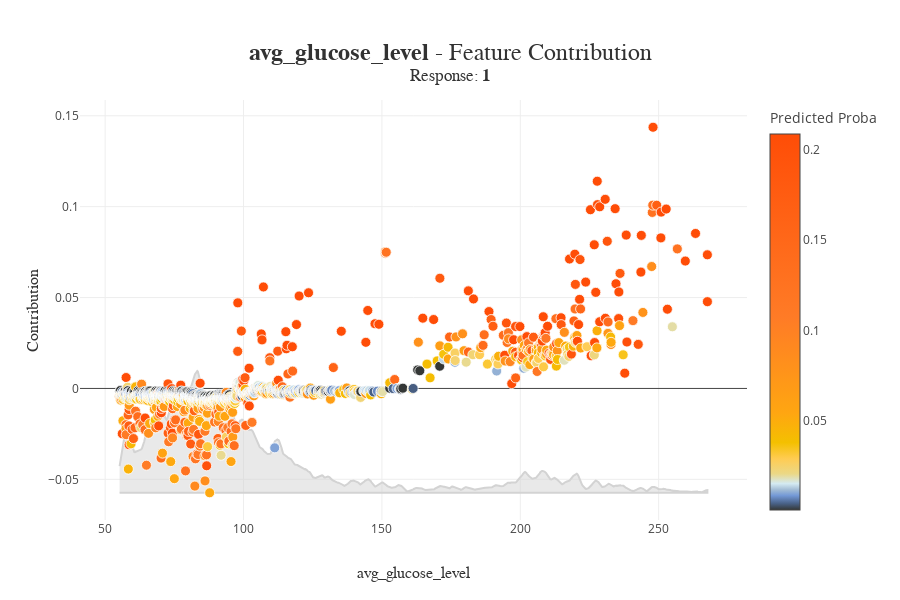

The notebook cell this image was saved under:
### Code cell
xpl.plot.contribution_plot('avg_glucose_level')

### Figure 1 — Plotly figure (JSON) as saved in the notebook; plotly's stock layout.template omitted (floating-point values rounded to 4 significant figures; data arrays with more than 128 entries replaced by an {"elided": "..."} marker saying what was removed)
{"data": [{"customdata": {"elided": "1533x2 float values"}, "fill": "toself", "hoverinfo": "none", "hovertemplate": "<b>%{hovertext}</b><br />avg_glucose_level: %{customdata[0]}<br />Contribution: %{y:.4f}<extra></extra>", "line": {"color": "rgb(211, 211, 211)"}, "marker": {"line": {"color": "white", "width": 0.8}, "size": 10}, "showlegend": false, "type": "scatter", "x": {"elided": "2000 float values"}, "y": {"elided": "2000 float values"}}, {"customdata": {"elided": "1533x2 float values"}, "hovertemplate": "<b>%{hovertext}</b><br />avg_glucose_level: %{customdata[0]}<br />Contribution: %{y:.4f}<extra></extra>", "hovertext": {"elided": "1533 str values"}, "marker": {"color": {"elided": "1533 float values"}, "coloraxis": "coloraxis", "line": {"color": "white", "width": 0.8}, "size": 10}, "mode": "markers", "showlegend": false, "type": "scatter", "x": {"elided": "1533 float values"}, "y": {"elided": "1533 float values"}}], "layout": {"boxmode": "group", "coloraxis": {"cmax": 0.2086, "cmin": 0.0008778, "colorbar": {"title": {"text": "Predicted Proba"}}, "colorscale": [[0, "rgb(52, 55, 54)"], [0.01783, "rgb(74, 99, 138)"], [0.03849, "rgb(116, 153, 214)"], [0.05381, "rgb(162, 188, 213)"], [0.07008, "rgb(212, 234, 242)"], [0.09628, "rgb(235, 216, 134)"], [0.136, "rgb(255, 204, 83)"], [0.1792, "rgb(244, 192, 0)"], [0.2574, "rgb(255, 166, 17)"], [0.5127, "rgb(255, 123, 38)"], [1, "rgb(255, 77, 7)"]]}, "height": 600, "hovermode": "closest", "title": {"font": {"color": "rgb(50, 50, 50)", "family": "Arial", "size": 24}, "text": "<b>avg_glucose_level</b> - Feature Contribution<br><sup>Response: <b>1</b></sup>", "x": 0.5, "xanchor": "center", "y": 0.9, "yanchor": "middle"}, "width": 900, "xaxis": {"automargin": true, "title": {"font": {"color": "rgb(50, 50, 50)", "family": "Arial Black", "size": 16}, "text": "avg_glucose_level"}}, "yaxis": {"automargin": true, "title": {"font": {"color": "rgb(50, 50, 50)", "family": "Arial Black", "size": 16}, "text": "Contribution"}}}}
